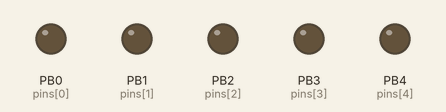
This sketch was run on a simulated ATtiny85, built with avr-gcc and run on an emulated ATtiny85. Shown: output pins drawn as LEDs (lit = HIGH).

Above: at 0.1 s.
At 1.1 s:
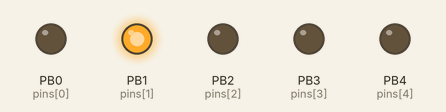
At 8.1 s:
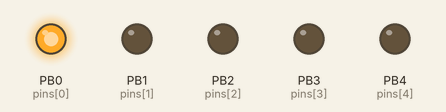
At 13.1 s:
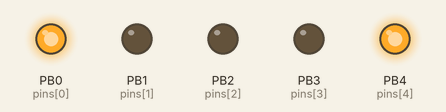
At 20.1 s:
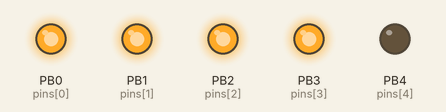
At 38.1 s:
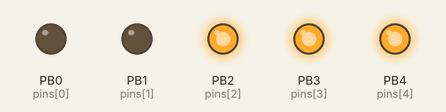
Timing chart, 0 to 40.0 s (numbered marks = the images above):
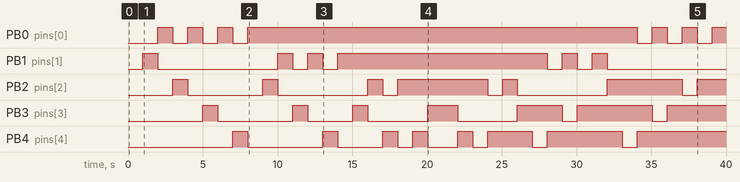

Measured:
- by itself, PB0 (pins[0]): LOW → HIGH at 2.0 s, → LOW 1.0 s later, → HIGH 1.0 s later, → LOW 1.0 s later, … (13 changes in this stretch)
- by itself, PB1 (pins[1]): LOW → HIGH at 1.0 s, → LOW 1.0 s later, → HIGH 8.0 s later, → LOW 1.0 s later, … (12 changes in this stretch)
- by itself, PB2 (pins[2]): LOW → HIGH at 3.0 s, → LOW 1.0 s later, → HIGH 5.0 s later, → LOW 1.0 s later, … (13 changes in this stretch)
- by itself, PB3 (pins[3]): LOW → HIGH at 5.0 s, → LOW 1.0 s later, → HIGH 5.0 s later, → LOW 1.0 s later, … (13 changes in this stretch)
- by itself, PB4 (pins[4]): LOW → HIGH at 7.0 s, → LOW 1.0 s later, → HIGH 5.0 s later, → LOW 1.0 s later, … (15 changes in this stretch)

The sketch:

sketch_apr04a.ino
```cpp
//Charlieplexed Larson Scanner for C64 with Attiny85
//Code by Griefed, inspired by Luc Volders' Larson Scanner Tutorial

int pins[] = {0, 1, 2, 3, 4};
int numberpins = 5;
int i;
int j;
int k;
int slowdown = 2; //Less LEDs = Lower value e.g. 4 if 12 LEDs
long int start = 0;
long int ending = 0;

const int ledpins[20][2]=
  //Your LED array
  {
  {1,0},
  {0,1},
  {2,0},
  {0,2},
  {3,0},
  {0,3},
  {4,0},
  {0,4},
  {2,1},
  {1,2},
  {3,1},
  {1,3},
  {4,1},
  {1,4},
  {3,2},
  {2,3},
  {4,2},
  {2,4},
  {4,3},
  {3,4}
  };

void setup()
//Turn all LEDs off before we start
{
  alloff();
  delay(1000);
}

void loop()
//Larscon Scanner
{
  //Larson Scanner forward
  for (i=0; i<20; i++)
    {
    ledon(i);
    delay(1000);
    alloff();
    }
  //Larson Scanner backward
  for (i=19; i>-1; i--)
  {
    ledon(i);
    delay(1000);
    alloff();
  }
  alloff();
}

void alloff()
//Function to turn all LEDs off
{
  for(int k=0; k<5; k++)
  {
    pinMode (pins[k], INPUT);
  }
}

void ledon(int lednr)
//Turns an LED from the array on
{
  int pluspin = ledpins[lednr][0];
  int negpin = ledpins[lednr][1];

  pinMode (pluspin, OUTPUT);
  digitalWrite (pluspin, HIGH);

  pinMode (negpin, OUTPUT);
  digitalWrite (negpin, LOW);

  delay(slowdown);
}
```
